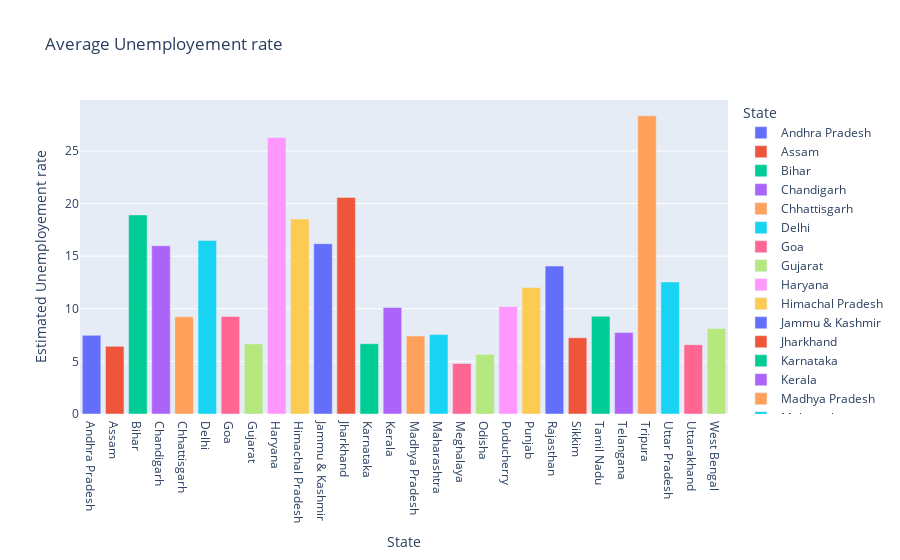

The notebook cell saved with this chart:
### Code cell
fig=px.bar(State,x='State',y='Estimated Unemployement rate',color="State",title=' Average Unemployement rate')
fig.show()

### Figure 1 — Plotly figure (JSON) as saved in the notebook; plotly's stock layout.template omitted (floating-point values rounded to 4 significant figures)
{"data": [{"hovertemplate": "State=%{x}<br>Estimated Unemployement rate=%{y}<extra></extra>", "legendgroup": "Andhra Pradesh", "marker": {"color": "#636efa", "pattern": {"shape": ""}}, "name": "Andhra Pradesh", "orientation": "v", "showlegend": true, "textposition": "auto", "type": "bar", "x": ["Andhra Pradesh"], "xaxis": "x", "y": [7.477], "yaxis": "y"}, {"hovertemplate": "State=%{x}<br>Estimated Unemployement rate=%{y}<extra></extra>", "legendgroup": "Assam", "marker": {"color": "#EF553B", "pattern": {"shape": ""}}, "name": "Assam", "orientation": "v", "showlegend": true, "textposition": "auto", "type": "bar", "x": ["Assam"], "xaxis": "x", "y": [6.428], "yaxis": "y"}, {"hovertemplate": "State=%{x}<br>Estimated Unemployement rate=%{y}<extra></extra>", "legendgroup": "Bihar", "marker": {"color": "#00cc96", "pattern": {"shape": ""}}, "name": "Bihar", "orientation": "v", "showlegend": true, "textposition": "auto", "type": "bar", "x": ["Bihar"], "xaxis": "x", "y": [18.92], "yaxis": "y"}, {"hovertemplate": "State=%{x}<br>Estimated Unemployement rate=%{y}<extra></extra>", "legendgroup": "Chandigarh", "marker": {"color": "#ab63fa", "pattern": {"shape": ""}}, "name": "Chandigarh", "orientation": "v", "showlegend": true, "textposition": "auto", "type": "bar", "x": ["Chandigarh"], "xaxis": "x", "y": [15.99], "yaxis": "y"}, {"hovertemplate": "State=%{x}<br>Estimated Unemployement rate=%{y}<extra></extra>", "legendgroup": "Chhattisgarh", "marker": {"color": "#FFA15A", "pattern": {"shape": ""}}, "name": "Chhattisgarh", "orientation": "v", "showlegend": true, "textposition": "auto", "type": "bar", "x": ["Chhattisgarh"], "xaxis": "x", "y": [9.24], "yaxis": "y"}, {"hovertemplate": "State=%{x}<br>Estimated Unemployement rate=%{y}<extra></extra>", "legendgroup": "Delhi", "marker": {"color": "#19d3f3", "pattern": {"shape": ""}}, "name": "Delhi", "orientation": "v", "showlegend": true, "textposition": "auto", "type": "bar", "x": ["Delhi"], "xaxis": "x", "y": [16.5], "yaxis": "y"}, {"hovertemplate": "State=%{x}<br>Estimated Unemployement rate=%{y}<extra></extra>", "legendgroup": "Goa", "marker": {"color": "#FF6692", "pattern": {"shape": ""}}, "name": "Goa", "orientation": "v", "showlegend": true, "textposition": "auto", "type": "bar", "x": ["Goa"], "xaxis": "x", "y": [9.274], "yaxis": "y"}, {"hovertemplate": "State=%{x}<br>Estimated Unemployement rate=%{y}<extra></extra>", "legendgroup": "Gujarat", "marker": {"color": "#B6E880", "pattern": {"shape": ""}}, "name": "Gujarat", "orientation": "v", "showlegend": true, "textposition": "auto", "type": "bar", "x": ["Gujarat"], "xaxis": "x", "y": [6.664], "yaxis": "y"}, {"hovertemplate": "State=%{x}<br>Estimated Unemployement rate=%{y}<extra></extra>", "legendgroup": "Haryana", "marker": {"color": "#FF97FF", "pattern": {"shape": ""}}, "name": "Haryana", "orientation": "v", "showlegend": true, "textposition": "auto", "type": "bar", "x": ["Haryana"], "xaxis": "x", "y": [26.28], "yaxis": "y"}, {"hovertemplate": "State=%{x}<br>Estimated Unemployement rate=%{y}<extra></extra>", "legendgroup": "Himachal Pradesh", "marker": {"color": "#FECB52", "pattern": {"shape": ""}}, "name": "Himachal Pradesh", "orientation": "v", "showlegend": true, "textposition": "auto", "type": "bar", "x": ["Himachal Pradesh"], "xaxis": "x", "y": [18.54], "yaxis": "y"}, {"hovertemplate": "State=%{x}<br>Estimated Unemployement rate=%{y}<extra></extra>", "legendgroup": "Jammu & Kashmir", "marker": {"color": "#636efa", "pattern": {"shape": ""}}, "name": "Jammu & Kashmir", "orientation": "v", "showlegend": true, "textposition": "auto", "type": "bar", "x": ["Jammu & Kashmir"], "xaxis": "x", "y": [16.19], "yaxis": "y"}, {"hovertemplate": "State=%{x}<br>Estimated Unemployement rate=%{y}<extra></extra>", "legendgroup": "Jharkhand", "marker": {"color": "#EF553B", "pattern": {"shape": ""}}, "name": "Jharkhand", "orientation": "v", "showlegend": true, "textposition": "auto", "type": "bar", "x": ["Jharkhand"], "xaxis": "x", "y": [20.59], "yaxis": "y"}, {"hovertemplate": "State=%{x}<br>Estimated Unemployement rate=%{y}<extra></extra>", "legendgroup": "Karnataka", "marker": {"color": "#00cc96", "pattern": {"shape": ""}}, "name": "Karnataka", "orientation": "v", "showlegend": true, "textposition": "auto", "type": "bar", "x": ["Karnataka"], "xaxis": "x", "y": [6.676], "yaxis": "y"}, {"hovertemplate": "State=%{x}<br>Estimated Unemployement rate=%{y}<extra></extra>", "legendgroup": "Kerala", "marker": {"color": "#ab63fa", "pattern": {"shape": ""}}, "name": "Kerala", "orientation": "v", "showlegend": true, "textposition": "auto", "type": "bar", "x": ["Kerala"], "xaxis": "x", "y": [10.12], "yaxis": "y"}, {"hovertemplate": "State=%{x}<br>Estimated Unemployement rate=%{y}<extra></extra>", "legendgroup": "Madhya Pradesh", "marker": {"color": "#FFA15A", "pattern": {"shape": ""}}, "name": "Madhya Pradesh", "orientation": "v", "showlegend": true, "textposition": "auto", "type": "bar", "x": ["Madhya Pradesh"], "xaxis": "x", "y": [7.406], "yaxis": "y"}, {"hovertemplate": "State=%{x}<br>Estimated Unemployement rate=%{y}<extra></extra>", "legendgroup": "Maharashtra", "marker": {"color": "#19d3f3", "pattern": {"shape": ""}}, "name": "Maharashtra", "orientation": "v", "showlegend": true, "textposition": "auto", "type": "bar", "x": ["Maharashtra"], "xaxis": "x", "y": [7.558], "yaxis": "y"}, {"hovertemplate": "State=%{x}<br>Estimated Unemployement rate=%{y}<extra></extra>", "legendgroup": "Meghalaya", "marker": {"color": "#FF6692", "pattern": {"shape": ""}}, "name": "Meghalaya", "orientation": "v", "showlegend": true, "textposition": "auto", "type": "bar", "x": ["Meghalaya"], "xaxis": "x", "y": [4.799], "yaxis": "y"}, {"hovertemplate": "State=%{x}<br>Estimated Unemployement rate=%{y}<extra></extra>", "legendgroup": "Odisha", "marker": {"color": "#B6E880", "pattern": {"shape": ""}}, "name": "Odisha", "orientation": "v", "showlegend": true, "textposition": "auto", "type": "bar", "x": ["Odisha"], "xaxis": "x", "y": [5.658], "yaxis": "y"}, {"hovertemplate": "State=%{x}<br>Estimated Unemployement rate=%{y}<extra></extra>", "legendgroup": "Puducherry", "marker": {"color": "#FF97FF", "pattern": {"shape": ""}}, "name": "Puducherry", "orientation": "v", "showlegend": true, "textposition": "auto", "type": "bar", "x": ["Puducherry"], "xaxis": "x", "y": [10.22], "yaxis": "y"}, {"hovertemplate": "State=%{x}<br>Estimated Unemployement rate=%{y}<extra></extra>", "legendgroup": "Punjab", "marker": {"color": "#FECB52", "pattern": {"shape": ""}}, "name": "Punjab", "orientation": "v", "showlegend": true, "textposition": "auto", "type": "bar", "x": ["Punjab"], "xaxis": "x", "y": [12.03], "yaxis": "y"}, {"hovertemplate": "State=%{x}<br>Estimated Unemployement rate=%{y}<extra></extra>", "legendgroup": "Rajasthan", "marker": {"color": "#636efa", "pattern": {"shape": ""}}, "name": "Rajasthan", "orientation": "v", "showlegend": true, "textposition": "auto", "type": "bar", "x": ["Rajasthan"], "xaxis": "x", "y": [14.06], "yaxis": "y"}, {"hovertemplate": "State=%{x}<br>Estimated Unemployement rate=%{y}<extra></extra>", "legendgroup": "Sikkim", "marker": {"color": "#EF553B", "pattern": {"shape": ""}}, "name": "Sikkim", "orientation": "v", "showlegend": true, "textposition": "auto", "type": "bar", "x": ["Sikkim"], "xaxis": "x", "y": [7.249], "yaxis": "y"}, {"hovertemplate": "State=%{x}<br>Estimated Unemployement rate=%{y}<extra></extra>", "legendgroup": "Tamil Nadu", "marker": {"color": "#00cc96", "pattern": {"shape": ""}}, "name": "Tamil Nadu", "orientation": "v", "showlegend": true, "textposition": "auto", "type": "bar", "x": ["Tamil Nadu"], "xaxis": "x", "y": [9.284], "yaxis": "y"}, {"hovertemplate": "State=%{x}<br>Estimated Unemployement rate=%{y}<extra></extra>", "legendgroup": "Telangana", "marker": {"color": "#ab63fa", "pattern": {"shape": ""}}, "name": "Telangana", "orientation": "v", "showlegend": true, "textposition": "auto", "type": "bar", "x": ["Telangana"], "xaxis": "x", "y": [7.738], "yaxis": "y"}, {"hovertemplate": "State=%{x}<br>Estimated Unemployement rate=%{y}<extra></extra>", "legendgroup": "Tripura", "marker": {"color": "#FFA15A", "pattern": {"shape": ""}}, "name": "Tripura", "orientation": "v", "showlegend": true, "textposition": "auto", "type": "bar", "x": ["Tripura"], "xaxis": "x", "y": [28.35], "yaxis": "y"}, {"hovertemplate": "State=%{x}<br>Estimated Unemployement rate=%{y}<extra></extra>", "legendgroup": "Uttar Pradesh", "marker": {"color": "#19d3f3", "pattern": {"shape": ""}}, "name": "Uttar Pradesh", "orientation": "v", "showlegend": true, "textposition": "auto", "type": "bar", "x": ["Uttar Pradesh"], "xaxis": "x", "y": [12.55], "yaxis": "y"}, {"hovertemplate": "State=%{x}<br>Estimated Unemployement rate=%{y}<extra></extra>", "legendgroup": "Uttarakhand", "marker": {"color": "#FF6692", "pattern": {"shape": ""}}, "name": "Uttarakhand", "orientation": "v", "showlegend": true, "textposition": "auto", "type": "bar", "x": ["Uttarakhand"], "xaxis": "x", "y": [6.583], "yaxis": "y"}, {"hovertemplate": "State=%{x}<br>Estimated Unemployement rate=%{y}<extra></extra>", "legendgroup": "West Bengal", "marker": {"color": "#B6E880", "pattern": {"shape": ""}}, "name": "West Bengal", "orientation": "v", "showlegend": true, "textposition": "auto", "type": "bar", "x": ["West Bengal"], "xaxis": "x", "y": [8.125], "yaxis": "y"}], "layout": {"barmode": "relative", "legend": {"title": {"text": "State"}, "tracegroupgap": 0}, "title": {"text": " Average Unemployement rate"}, "xaxis": {"anchor": "y", "categoryarray": ["Andhra Pradesh", "Assam", "Bihar", "Chandigarh", "Chhattisgarh", "Delhi", "Goa", "Gujarat", "Haryana", "Himachal Pradesh", "Jammu & Kashmir", "Jharkhand", "Karnataka", "Kerala", "Madhya Pradesh", "Maharashtra", "Meghalaya", "Odisha", "Puducherry", "Punjab", "Rajasthan", "Sikkim", "Tamil Nadu", "Telangana", "Tripura", "Uttar Pradesh", "Uttarakhand", "West Bengal"], "categoryorder": "array", "domain": [0, 1], "title": {"text": "State"}}, "yaxis": {"anchor": "x", "domain": [0, 1], "title": {"text": "Estimated Unemployement rate"}}}}
